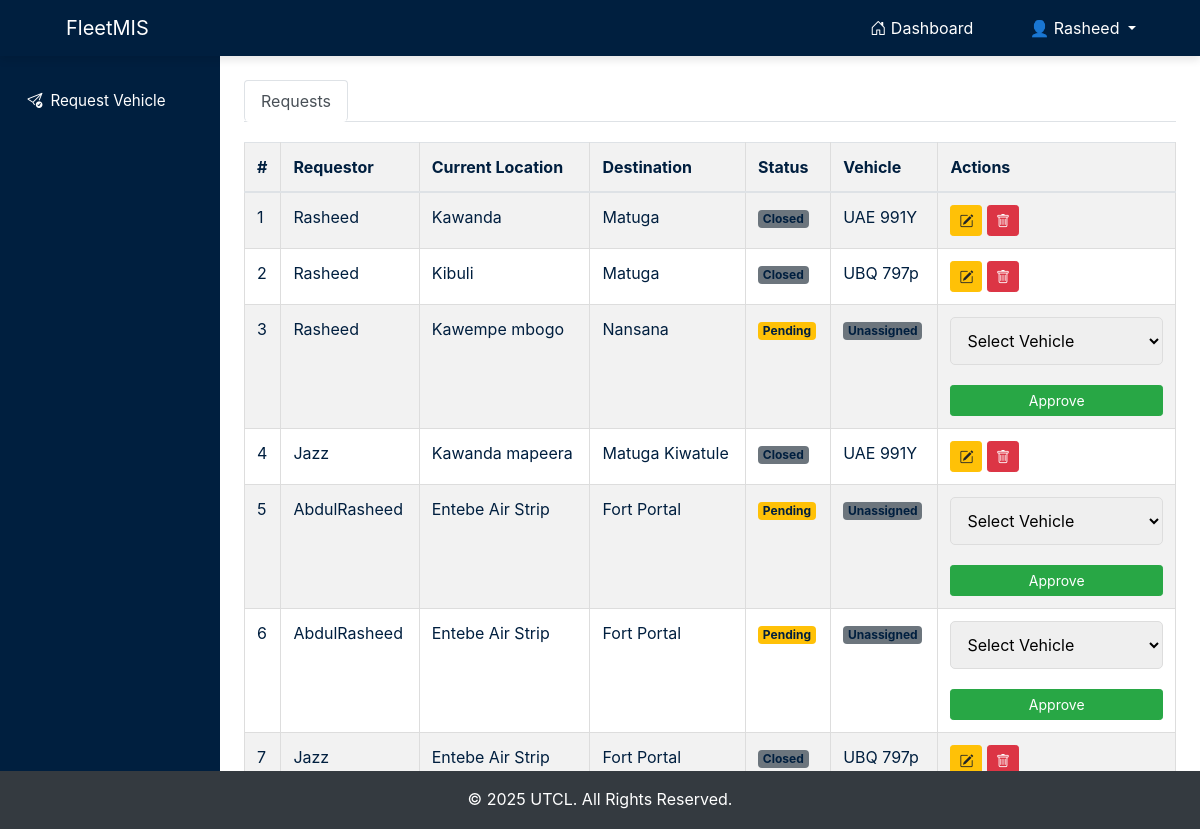
The page /requisitions/ (signed in) on the database its author committed.
### fleetApp/models.py (models this page shows, shortened)
class Request(models.Model):
    REQUEST_STATE = [
        ("P", "Pending"),
        ("O", "Open"),
        ("C", "Closed"),
    ]
    requestor = models.ForeignKey(User, on_delete=models.CASCADE, related_name="requests")
    request_date = models.DateField(auto_now_add=True)
    current_location = models.CharField(max_length=50)
    destination = models.CharField(max_length=50)
    purpose = models.CharField(max_length=100)
    vehicle = models.ForeignKey('Vehicle', on_delete=models.CASCADE, null=True, blank=True)
    time_of_allocation = models.DateTimeField(null=True, blank=True)
    request_status = models.CharField(max_length=1, choices=REQUEST_STATE, default="P")
    mileage_at_assignment = models.IntegerField(null=True, blank=True)
    mileage_at_return = models.IntegerField(null=True, blank=True)

class Vehicle(models.Model):
  ENGIN = [
    ("GAS", "Gasoline"),
    ("HYB", "Hybrid"),
    ("DIS", "Diesel"),
    ("ELE", "Electric")
  ]
  STATUS = [
    ("Av", "Available"),
    ("Allocated", "Allocated")
  ]
  vehicle_plate = models.CharField(max_length=20)
  vehicle_type = models.CharField(max_length=50)
  mileage = models.PositiveIntegerField()
  engine_type = models.CharField(max_length=4, choices=ENGIN)
  status = models.CharField(max_length=9, choices=STATUS, default="Available")

### fleetApp/views.py (the view)
# urls.py: path('requisitions/', views.fleet_management_view, name='requisitions'),
@login_required
def fleet_management_view(request):
    requestors = Requestor.objects.all()
    requests = Request.objects.select_related('requestor', 'vehicle').all()
    vehicles = Vehicle.objects.filter(status="Allocated")  # Only allocated vehicles
    requestor_form = RequestorForm()
    context = {
        'requestors': requestors,
        'requests': requests,
        'vehicles': vehicles,
        'requestor_form': requestor_form,
    }
    return render(request, 'fleetApp/requisition/requisitions.html', context)

### fleetApp/forms.py
class RequestorForm(forms.ModelForm):
    class Meta:
        model = Requestor
        fields = ['user','name', 'contact', 'email_address']

### fleetApp/templatetags/group_tags.py (called while the page is built)
@register.filter(name='has_group')
def has_group(user, group_name):
    return user.groups.filter(name=group_name).exists()

### fleetApp/templates/fleetApp/requisition/requisitions.html (shortened to what this page needs)
{% extends "main.html" %}
{% load crispy_forms_tags %}
{% block content %}
<div class="containers">
    <ul class="nav nav-tabs mb-3" id="fleetTab" role="tablist">
        <li class="nav-item" role="presentation">
            <button class="nav-link active" id="requests-tab" data-bs-toggle="tab" data-bs-target="#requests" type="button" role="tab" aria-controls="requests" aria-selected="true">
                Requests
            </button>
        </li>
    </ul>
    <div class="tab-content" id="fleetTabContent">
        <div class="tab-pane fade show active" id="requests" role="tabpanel" aria-labelledby="requests-tab">
            <table class="table table-striped">
                <thead>
                    <tr>
                        <th>#</th>
                        <th>Requestor</th>
                        <th>Current Location</th>
                        <th>Destination</th>
                        <th>Status</th>
                        <th>Vehicle</th>
                        <th>Actions</th>
                    </tr>
                </thead>
                <tbody>
                    {% for request in requests %}
                    <tr>
                        <td>{{ forloop.counter }}</td>
                        <td>{{ request.requestor.username }}</td>
                        <td>{{ request.current_location }}</td>
                        <td>{{ request.destination }}</td>
                        <td>
                            <span class="badge
                                {% if request.request_status == "P" %} bg-warning
                                {% elif request.request_status == "O" %} bg-success
                                {% else %} bg-secondary {% endif %}">
                                {{ request.get_request_status_display }}
                            </span>
                        </td>
                        <td>
                            {% if request.vehicle %}
                                {{ request.vehicle.vehicle_plate }}
                            {% else %}
                                <span class="badge bg-secondary">Unassigned</span>
                            {% endif %}
                        </td>
                        <td>
                            {% if request.request_status == "P" %}
                                <form action="{% url 'approve_request' request.id %}" method="post" class="d-flex gap-1">
                                    <select name="vehicle" class="form-select form-select-sm" required>
                                        <option value="">Select Vehicle</option>
                                    </select>
                                    <button type="submit" class="btn btn-sm btn-success">Approve</button>
                                </form>
                            {% else %}
                                <a href="{% url 'edit_request' request.id %}" class="btn btn-sm btn-warning">
                                    <i class="bi bi-pencil-square"></i>
                                </a>
                                <a href="{% url 'delete_request' request.id %}" class="btn btn-sm btn-danger" onclick="return confirm('Are you sure you want to delete this request?');">
                                    <i class="bi bi-trash"></i>
                                </a>
                            {% endif %}
                        </td>
                    </tr>
                    {% endfor %}
                </tbody>
            </table>
        </div>
    </div>
</div>
{% endblock %}

### fleetApp/templates/main.html (shortened to what this page needs)
<!DOCTYPE html>
<html lang="en">
<head>
    {% load group_tags %}
    {% load static %}
    <link href="https://cdn.jsdelivr.net/npm/bootstrap-icons/font/bootstrap-icons.css" rel="stylesheet">
    <link rel="stylesheet" href="{% static 'css/bootstrap.min.css' %}">
    <link rel="stylesheet" href="{% static 'css/styles.css' %}">
</head>
<body>
    <nav class="navbar navbar-expand-lg" style="background-color: #001f3f;">
        <div class="container-fluid">
            <a class="navbar-brand text-white fw-bold" href="">FleetMIS</a>
            <div class="collapse navbar-collapse justify-content-end" id="navbarNav">
                <ul class="navbar-nav">
                    {% if user.is_authenticated %}
                        <li class="nav-item">
                            <a class="nav-link text-white" href="{% url 'home' %}">
                                <i class="bi bi-house-door"></i> Dashboard
                            </a>
                        </li>
                        <li class="nav-item dropdown">
                            <a class="nav-link dropdown-toggle text-white" href="#" role="button" data-bs-toggle="dropdown">
                                👤 {{ user.get_full_name|default:user.username }}
                            </a>
                        </li>
                    {% endif %}
                </ul>
            </div>
        </div>
    </nav>
    {% if user.is_authenticated %}
        {% if user|has_group:"Admins" %}
            <div id="sidebar-wrapper">
                <div class="list-group list-group-flush px-2 pt-4">
                    <a href="/admin/auth/user/" class="list-group-item list-group-item-action bg-transparent text-white sidebar-link" target="_blank">
                        <i class="bi bi-person-gear"></i> Users
                    </a>
                    <a href="/admin/auth/group/" class="list-group-item list-group-item-action bg-transparent text-white sidebar-link" target="_blank">
                        <i class="bi bi-people-fill"></i> Groups
                    </a>
                    <a href="{% url 'vehicle' %}" class="list-group-item list-group-item-action bg-transparent text-white sidebar-link">
                        <i class="bi bi-truck"></i> Vehicles
                    </a>
                    <a href="{% url 'drivers' %}" class="list-group-item list-group-item-action bg-transparent text-white sidebar-link">
                        <i class="bi bi-person-lines-fill"></i> Drivers
                    </a>
                    <a href="{% url 'requestor_list' %}" class="list-group-item list-group-item-action bg-transparent text-white sidebar-link">
                        <i class="bi bi-people"></i> Requestors
                    </a>
                    <a href="{% url 'requisitions' %}" class="list-group-item list-group-item-action bg-transparent text-white sidebar-link">
                        <i class="bi bi-journal-check"></i> Requisitions
                    </a>
                    <a href="{% url 'add_request' %}" class="list-group-item list-group-item-action bg-transparent text-white sidebar-link">
                        <i class="bi bi-send-check"></i> Request Vehicle
                    </a>
                    <a href="{% url 'service_provider_list' %}" class="list-group-item list-group-item-action bg-transparent text-white sidebar-link">
                        <i class="bi bi-building-gear"></i> Service Providers
                    </a>
                    <a href="{% url 'service_list' %}" class="list-group-item list-group-item-action bg-transparent text-white sidebar-link">
                        <i class="bi bi-wrench-adjustable"></i> Services
                    </a>
                    <a href="{% url 'requestSummary' %}" class="list-group-item list-group-item-action bg-transparent text-white sidebar-link">
                        <i class="bi bi-bar-chart-line"></i> Reports
                    </a>
                </div>
            </div>
        {% elif user|has_group:"FleetUsers" %}
            <div id="sidebar-wrapper">
                <div class="list-group list-group-flush px-2 pt-4">
                    <a href="{% url 'add_request' %}" class="list-group-item list-group-item-action bg-transparent text-white sidebar-link">
                        <i class="bi bi-send-check"></i> Request Vehicle
                    </a>
                </div>
            </div>
        {% endif %}
    {% endif %}
    <main class="main-content">
        {% block content %}{% endblock %}
    </main>
    <footer class="bg-dark text-white text-center py-3 mt-auto">
        <p class="mb-0">&copy; 2025 UTCL. All Rights Reserved.</p>
    </footer>
</body>
</html>

### fleetApp/static/css/styles.css (style rules this page uses)
nav ul { list-style-type: none; padding: 0; }
nav ul li { display: inline; margin-right: 10px; }
nav { display: flex; justify-content: center; background-color: #FF851B; padding: 10px 0; box-shadow: 0 4px 8px rgba(0, 0, 0, 0.1); }
nav a { color: #fff; text-decoration: none; margin: 0 15px; padding: 10px 20px; border-radius: 5px; transition: background-color 0.3s ease; }
main { padding: 40px; background-color: #fff; color: #001f3f; max-width: 1200px; margin: auto; }
p { font-size: 1.1em; line-height: 1.6; margin-bottom: 20px; }
button { width: 100%; padding: 10px; background-color: #FF851B; border: none; border-radius: 5px; color: #fff; font-size: 1em; cursor: pointer; transition: background-color 0.3s ease; }
button { background-color: #FF851B; color: #fff; border: none; padding: 15px 30px; font-size: 1em; border-radius: 5px; cursor: pointer; transition: background-color 0.3s ease, transform 0.3s ease; }
table { width: 100%; border-collapse: collapse; margin-top: 20px; }
table, th, td { border: 1px solid #ddd; }
th, td { padding: 8px; text-align: left; }
th { background-color: #f2f2f2; }
footer { background-color: #001f3f; color: #fff; text-align: center; padding: 20px; position: fixed; bottom: 0; width: 100%; }
footer p { margin: 0; font-size: 1em; }
form { display: flex; flex-direction: column; gap: 20px; }
input[type="text"], input[type="password"], input[type="email"], input[type="number"], select, textarea { width: 100%; padding: 12px; font-size: 16px; border: 1px solid #ddd; border-radius: 5px; transition: border-color 0.3s; }
input[type="submit"], button { padding: 12px; background-color: #001f3f; color: white; border: none; border-radius: 5px; font-size: 16px; cursor: pointer; transition: background-color 0.3s; }

### fleetApp/templates/main.html (style rules this page uses)
body { margin: auto; padding: 0; overflow-x: hidden; }
#sidebar-wrapper { width: 220px; background-color: #001f3f; color: white; height: 100vh; overflow-y: auto; position: fixed; }
.sidebar-link { padding: 10px 1.2rem; display: flex; align-items: center; font-size: 0.95rem; gap: 0.5rem; }
.main-content { margin-left: 220px; padding: 1.5rem; }
.navbar { z-index: 1000; }

### rows shown on the page
Request: requestor.username "Rasheed", current_location "Kawanda", destination "Matuga", request_status "Closed", vehicle.vehicle_plate "UAE 991Y"
Request: requestor.username "Rasheed", current_location "Kibuli", destination "Matuga", request_status "Closed", vehicle.vehicle_plate "UBQ 797p"
Request: requestor.username "Rasheed", current_location "Kawempe mbogo", destination "Nansana", request_status "Pending", shows "Unassigned"
Request: requestor.username "Jazz", current_location "Kawanda mapeera", destination "Matuga Kiwatule", request_status "Closed", vehicle.vehicle_plate "UAE 991Y"
Request: requestor.username "AbdulRasheed", current_location "Entebe Air Strip", destination "Fort Portal", request_status "Pending", shows "Unassigned"
Request: requestor.username "AbdulRasheed", current_location "Entebe Air Strip", destination "Fort Portal", request_status "Pending", shows "Unassigned"
Request: requestor.username "Jazz", current_location "Entebe Air Strip", destination "Fort Portal", request_status "Closed", vehicle.vehicle_plate "UBQ 797p"

### other values the page prints
{{ user.get_full_name|default:user.username }} "Rasheed"
